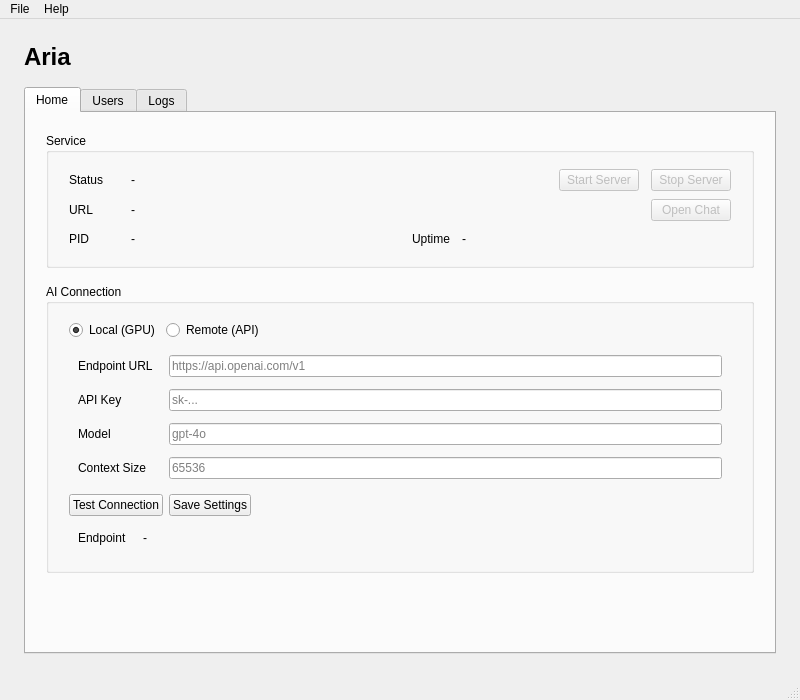
<?xml version="1.0" encoding="UTF-8"?>
<ui version="4.0">
 <class>MainWindow</class>
 <widget class="QMainWindow" name="MainWindow">
  <property name="geometry">
   <rect>
    <x>0</x>
    <y>0</y>
    <width>800</width>
    <height>700</height>
   </rect>
  </property>
  <property name="minimumSize">
   <size>
    <width>600</width>
    <height>450</height>
   </size>
  </property>
  <property name="focusPolicy">
   <enum>Qt::FocusPolicy::TabFocus</enum>
  </property>
  <property name="windowTitle">
   <string>Aria</string>
  </property>
  <property name="windowIcon">
   <iconset theme="emblem-system"/>
  </property>
  <widget class="QWidget" name="centralwidget">
   <layout class="QVBoxLayout" name="verticalLayout_main">
    <property name="spacing">
     <number>16</number>
    </property>
    <property name="leftMargin">
     <number>24</number>
    </property>
    <property name="topMargin">
     <number>24</number>
    </property>
    <property name="rightMargin">
     <number>24</number>
    </property>
    <property name="bottomMargin">
     <number>24</number>
    </property>
    <item>
     <layout class="QHBoxLayout" name="horizontalLayout_topbar">
      <item>
       <widget class="QLabel" name="label_title">
        <property name="font">
         <font>
          <pointsize>18</pointsize>
          <weight>600</weight>
         </font>
        </property>
        <property name="text">
         <string>Aria</string>
        </property>
        <property name="textFormat">
         <enum>Qt::TextFormat::PlainText</enum>
        </property>
       </widget>
      </item>
      <item>
       <spacer name="horizontalSpacer_topbar">
        <property name="orientation">
         <enum>Qt::Orientation::Horizontal</enum>
        </property>
        <property name="sizeHint" stdset="0">
         <size>
          <width>40</width>
          <height>20</height>
         </size>
        </property>
       </spacer>
      </item>
     </layout>
    </item>
    <item>
     <widget class="QTabWidget" name="tabWidget">
      <property name="tabPosition">
       <enum>QTabWidget::TabPosition::North</enum>
      </property>
      <property name="currentIndex">
       <number>0</number>
      </property>
      <widget class="QWidget" name="tab_home">
       <attribute name="title">
        <string>Home</string>
       </attribute>
       <layout class="QVBoxLayout" name="verticalLayout_home">
        <property name="spacing">
         <number>16</number>
        </property>
        <property name="leftMargin">
         <number>20</number>
        </property>
        <property name="topMargin">
         <number>20</number>
        </property>
        <property name="rightMargin">
         <number>20</number>
        </property>
        <property name="bottomMargin">
         <number>20</number>
        </property>
        <item>
          <widget class="QGroupBox" name="groupBox_Service">
           <property name="title">
            <string>Service</string>
           </property>
           <layout class="QVBoxLayout" name="verticalLayout_service">
            <property name="spacing">
             <number>8</number>
            </property>
            <property name="leftMargin">
             <number>20</number>
            </property>
            <property name="topMargin">
             <number>16</number>
            </property>
            <property name="rightMargin">
             <number>20</number>
            </property>
            <property name="bottomMargin">
             <number>16</number>
            </property>
            <item>
             <layout class="QHBoxLayout" name="horizontalLayout_statusRow">
              <property name="spacing">
               <number>12</number>
              </property>
              <item>
               <widget class="QLabel" name="label_status_lbl">
                <property name="text">
                 <string>Status</string>
                </property>
                <property name="minimumSize">
                 <size>
                  <width>50</width>
                  <height>0</height>
                 </size>
                </property>
               </widget>
              </item>
              <item>
               <widget class="QLabel" name="label_ServiceStatus">
                <property name="text">
                 <string>-</string>
                </property>
               </widget>
              </item>
              <item>
               <spacer name="horizontalSpacer_statusRow">
                <property name="orientation">
                 <enum>Qt::Orientation::Horizontal</enum>
                </property>
                <property name="sizeHint" stdset="0">
                 <size>
                  <width>40</width>
                  <height>20</height>
                 </size>
                </property>
               </spacer>
              </item>
              <item>
               <widget class="QPushButton" name="pushButton_ServiceStart">
                <property name="enabled">
                 <bool>false</bool>
                </property>
                <property name="text">
                 <string>Start Server</string>
                </property>
               </widget>
              </item>
              <item>
               <widget class="QPushButton" name="pushButton_ServiceStop">
                <property name="enabled">
                 <bool>false</bool>
                </property>
                <property name="text">
                 <string>Stop Server</string>
                </property>
               </widget>
              </item>
             </layout>
            </item>
            <item>
             <widget class="QFrame" name="frame_urlRow">
              <property name="frameShape">
               <enum>QFrame::Shape::NoFrame</enum>
              </property>
              <layout class="QHBoxLayout" name="horizontalLayout_urlRow">
               <property name="spacing">
                <number>12</number>
               </property>
               <property name="leftMargin">
                <number>0</number>
               </property>
               <property name="topMargin">
                <number>0</number>
               </property>
               <property name="rightMargin">
                <number>0</number>
               </property>
               <property name="bottomMargin">
                <number>0</number>
               </property>
               <item>
                <widget class="QLabel" name="label_url_lbl">
                 <property name="text">
                  <string>URL</string>
                 </property>
                 <property name="minimumSize">
                  <size>
                   <width>50</width>
                   <height>0</height>
                  </size>
                 </property>
                </widget>
               </item>
               <item>
                <widget class="QLabel" name="label_ServiceURL">
                 <property name="text">
                  <string>-</string>
                 </property>
                 <property name="textFormat">
                  <enum>Qt::TextFormat::RichText</enum>
                 </property>
                 <property name="openExternalLinks">
                  <bool>true</bool>
                 </property>
                </widget>
               </item>
               <item>
                <spacer name="horizontalSpacer_urlRow">
                 <property name="orientation">
                  <enum>Qt::Orientation::Horizontal</enum>
                 </property>
                 <property name="sizeHint" stdset="0">
                  <size>
                   <width>40</width>
                   <height>20</height>
                  </size>
                 </property>
                </spacer>
               </item>
               <item>
                <widget class="QPushButton" name="pushButton_ServiceOpen">
                 <property name="enabled">
                  <bool>false</bool>
                 </property>
                 <property name="text">
                  <string>Open Chat</string>
                 </property>
                </widget>
               </item>
              </layout>
             </widget>
            </item>
            <item>
             <widget class="QFrame" name="frame_detailsRow">
              <property name="frameShape">
               <enum>QFrame::Shape::NoFrame</enum>
              </property>
              <layout class="QHBoxLayout" name="horizontalLayout_detailsRow">
               <property name="spacing">
                <number>12</number>
               </property>
               <property name="leftMargin">
                <number>0</number>
               </property>
               <property name="topMargin">
                <number>0</number>
               </property>
               <property name="rightMargin">
                <number>0</number>
               </property>
               <property name="bottomMargin">
                <number>0</number>
               </property>
               <item>
                <widget class="QLabel" name="label_pid_lbl">
                 <property name="text">
                  <string>PID</string>
                 </property>
                 <property name="minimumSize">
                  <size>
                   <width>50</width>
                   <height>0</height>
                  </size>
                 </property>
                </widget>
               </item>
               <item>
                <widget class="QLabel" name="label_ServicePID">
                 <property name="text">
                  <string>-</string>
                 </property>
                </widget>
               </item>
               <item>
                <spacer name="horizontalSpacer_detailsMid">
                 <property name="orientation">
                  <enum>Qt::Orientation::Horizontal</enum>
                 </property>
                 <property name="sizeHint" stdset="0">
                  <size>
                   <width>20</width>
                   <height>20</height>
                  </size>
                 </property>
                </spacer>
               </item>
               <item>
                <widget class="QLabel" name="label_uptime_lbl">
                 <property name="text">
                  <string>Uptime</string>
                 </property>
                </widget>
               </item>
               <item>
                <widget class="QLabel" name="label_ServiceUptime">
                 <property name="text">
                  <string>-</string>
                 </property>
                </widget>
               </item>
               <item>
                <spacer name="horizontalSpacer_detailsEnd">
                 <property name="orientation">
                  <enum>Qt::Orientation::Horizontal</enum>
                 </property>
                 <property name="sizeHint" stdset="0">
                  <size>
                   <width>40</width>
                   <height>20</height>
                  </size>
                 </property>
                </spacer>
               </item>
              </layout>
             </widget>
            </item>
           </layout>
          </widget>
        </item>
        <item>
         <widget class="QGroupBox" name="groupBox_AI_Connection">
          <property name="title">
           <string>AI Connection</string>
          </property>
          <layout class="QVBoxLayout" name="verticalLayout_ai_connection">
           <property name="leftMargin">
            <number>20</number>
           </property>
           <property name="topMargin">
            <number>16</number>
           </property>
           <property name="rightMargin">
            <number>20</number>
           </property>
           <property name="bottomMargin">
            <number>16</number>
           </property>
           <item>
            <layout class="QHBoxLayout" name="horizontalLayout_connection_mode">
             <item>
              <widget class="QRadioButton" name="radioButton_LocalMode">
               <property name="text">
                <string>Local (GPU)</string>
               </property>
               <property name="checked">
                <bool>true</bool>
               </property>
              </widget>
             </item>
             <item>
              <widget class="QRadioButton" name="radioButton_RemoteMode">
               <property name="text">
                <string>Remote (API)</string>
               </property>
              </widget>
             </item>
             <item>
              <spacer name="horizontalSpacer_connection_mode">
               <property name="orientation">
                <enum>Qt::Orientation::Horizontal</enum>
               </property>
               <property name="sizeHint" stdset="0">
                <size>
                 <width>40</width>
                 <height>20</height>
                </size>
               </property>
              </spacer>
             </item>
            </layout>
           </item>
           <item>
            <widget class="QFrame" name="frame_RemoteSettings">
             <property name="visible">
              <bool>false</bool>
             </property>
             <layout class="QFormLayout" name="formLayout_remote">
              <property name="horizontalSpacing">
               <number>16</number>
              </property>
              <property name="verticalSpacing">
               <number>12</number>
              </property>
              <item row="0" column="0">
               <widget class="QLabel" name="label_EndpointUrl">
                <property name="text">
                 <string>Endpoint URL</string>
                </property>
               </widget>
              </item>
              <item row="0" column="1">
               <widget class="QLineEdit" name="lineEdit_EndpointUrl">
                <property name="placeholderText">
                 <string>https://api.openai.com/v1</string>
                </property>
               </widget>
              </item>
              <item row="1" column="0">
               <widget class="QLabel" name="label_ApiKey">
                <property name="text">
                 <string>API Key</string>
                </property>
               </widget>
              </item>
              <item row="1" column="1">
               <widget class="QLineEdit" name="lineEdit_ApiKey">
                <property name="echoMode">
                 <enum>QLineEdit::EchoMode::PasswordEchoOnEdit</enum>
                </property>
                <property name="placeholderText">
                 <string>sk-...</string>
                </property>
               </widget>
              </item>
              <item row="2" column="0">
               <widget class="QLabel" name="label_Model">
                <property name="text">
                 <string>Model</string>
                </property>
               </widget>
              </item>
              <item row="2" column="1">
               <widget class="QLineEdit" name="lineEdit_Model">
                <property name="placeholderText">
                 <string>gpt-4o</string>
                </property>
               </widget>
              </item>
              <item row="3" column="0">
               <widget class="QLabel" name="label_ContextSize">
                <property name="text">
                 <string>Context Size</string>
                </property>
               </widget>
              </item>
              <item row="3" column="1">
               <widget class="QLineEdit" name="lineEdit_ContextSize">
                <property name="placeholderText">
                 <string>65536</string>
                </property>
               </widget>
              </item>
             </layout>
            </widget>
           </item>
           <item>
            <layout class="QHBoxLayout" name="horizontalLayout_connection_test">
             <item>
              <widget class="QPushButton" name="pushButton_TestConnection">
               <property name="text">
                <string>Test Connection</string>
               </property>
              </widget>
             </item>
             <item>
              <widget class="QPushButton" name="pushButton_SaveSettings">
               <property name="text">
                <string>Save Settings</string>
               </property>
              </widget>
             </item>
             <item>
              <widget class="QLabel" name="label_ConnectionStatus">
               <property name="text">
                <string></string>
               </property>
              </widget>
             </item>
             <item>
              <spacer name="horizontalSpacer_connection_status">
               <property name="orientation">
                <enum>Qt::Orientation::Horizontal</enum>
               </property>
               <property name="sizeHint" stdset="0">
                <size>
                 <width>40</width>
                 <height>20</height>
                </size>
               </property>
              </spacer>
             </item>
            </layout>
           </item>
           <item>
            <widget class="QFrame" name="frame_LocalStatus">
             <layout class="QFormLayout" name="formLayout_local_status">
              <property name="horizontalSpacing">
               <number>16</number>
              </property>
              <property name="verticalSpacing">
               <number>12</number>
              </property>
              <item row="0" column="0">
               <widget class="QLabel" name="label_LocalEndpoint">
                <property name="text">
                 <string>Endpoint</string>
                </property>
               </widget>
              </item>
              <item row="0" column="1">
               <widget class="QLabel" name="label_LocalEndpointValue">
                <property name="text">
                 <string>-</string>
                </property>
               </widget>
              </item>
             </layout>
            </widget>
           </item>
          </layout>
         </widget>
        </item>
        <item>
         <spacer name="verticalSpacer_home">
          <property name="orientation">
           <enum>Qt::Orientation::Vertical</enum>
          </property>
          <property name="sizeHint" stdset="0">
           <size>
            <width>20</width>
            <height>40</height>
           </size>
          </property>
         </spacer>
        </item>
       </layout>
      </widget>
      <widget class="QWidget" name="tab_users">
       <attribute name="title">
        <string>Users</string>
       </attribute>
       <layout class="QHBoxLayout" name="horizontalLayout_users">
        <property name="spacing">
         <number>20</number>
        </property>
        <property name="leftMargin">
         <number>20</number>
        </property>
        <property name="topMargin">
         <number>20</number>
        </property>
        <property name="rightMargin">
         <number>20</number>
        </property>
        <property name="bottomMargin">
         <number>20</number>
        </property>
        <item>
         <widget class="QGroupBox" name="groupBox_CreateUser">
          <property name="title">
           <string>New User</string>
          </property>
          <layout class="QFormLayout" name="formLayout_createUser">
           <property name="horizontalSpacing">
            <number>16</number>
           </property>
           <property name="verticalSpacing">
            <number>12</number>
           </property>
           <property name="leftMargin">
            <number>20</number>
           </property>
           <property name="topMargin">
            <number>16</number>
           </property>
           <property name="rightMargin">
            <number>20</number>
           </property>
           <property name="bottomMargin">
            <number>16</number>
           </property>
           <item row="0" column="0">
            <widget class="QLabel" name="label_user_name_lbl">
             <property name="text">
              <string>Name</string>
             </property>
            </widget>
           </item>
           <item row="0" column="1">
            <widget class="QLineEdit" name="lineEdit_UserName">
             <property name="placeholderText">
              <string>Full name</string>
             </property>
            </widget>
           </item>
           <item row="1" column="0">
            <widget class="QLabel" name="label_user_email_lbl">
             <property name="text">
              <string>Email</string>
             </property>
            </widget>
           </item>
           <item row="1" column="1">
            <widget class="QLineEdit" name="lineEdit_UserEmail">
             <property name="placeholderText">
              <string>user@example.com</string>
             </property>
            </widget>
           </item>
           <item row="2" column="0">
            <widget class="QLabel" name="label_user_password_lbl">
             <property name="text">
              <string>Password</string>
             </property>
            </widget>
           </item>
           <item row="2" column="1">
            <widget class="QLineEdit" name="lineEdit_UserPassword">
             <property name="maxLength">
              <number>48</number>
             </property>
             <property name="echoMode">
              <enum>QLineEdit::EchoMode::PasswordEchoOnEdit</enum>
             </property>
             <property name="placeholderText">
              <string>Min. 6 characters</string>
             </property>
            </widget>
           </item>
           <item row="3" column="0">
            <widget class="QLabel" name="label_user_confirm_password_lbl">
             <property name="text">
              <string>Confirm Password</string>
             </property>
            </widget>
           </item>
           <item row="3" column="1">
            <widget class="QLineEdit" name="lineEdit_UserConfirmPassword">
             <property name="maxLength">
              <number>48</number>
             </property>
             <property name="echoMode">
              <enum>QLineEdit::EchoMode::PasswordEchoOnEdit</enum>
             </property>
             <property name="placeholderText">
              <string>Re-enter password</string>
             </property>
            </widget>
           </item>
           <item row="4" column="1">
            <widget class="QLabel" name="label_PasswordStrength">
             <property name="text">
              <string></string>
             </property>
            </widget>
           </item>
           <item row="5" column="1">
            <layout class="QHBoxLayout" name="horizontalLayout_createBtn">
             <item>
              <widget class="QPushButton" name="pushButton_CreateUser">
               <property name="enabled">
                <bool>false</bool>
               </property>
               <property name="text">
                <string>Add User</string>
               </property>
               <property name="sizePolicy">
                <sizepolicy hsizetype="Fixed" vsizetype="Fixed">
                 <horstretch>0</horstretch>
                 <verstretch>0</verstretch>
                </sizepolicy>
               </property>
              </widget>
             </item>
             <item>
              <spacer name="horizontalSpacer_createBtn">
               <property name="orientation">
                <enum>Qt::Orientation::Horizontal</enum>
               </property>
               <property name="sizeHint" stdset="0">
                <size>
                 <width>40</width>
                 <height>20</height>
                </size>
               </property>
              </spacer>
             </item>
            </layout>
           </item>
          </layout>
         </widget>
        </item>
        <item>
         <widget class="QGroupBox" name="groupBox_CurrentUsers">
          <property name="title">
           <string>Current Users</string>
          </property>
          <layout class="QVBoxLayout" name="verticalLayout_userList">
           <property name="leftMargin">
            <number>20</number>
           </property>
           <property name="topMargin">
            <number>16</number>
           </property>
           <property name="rightMargin">
            <number>20</number>
           </property>
           <property name="bottomMargin">
            <number>16</number>
           </property>
           <item>
            <widget class="QListWidget" name="listWidget_CurrentUsers"/>
           </item>
           <item>
            <layout class="QHBoxLayout" name="horizontalLayout_userButtons">
             <item>
              <spacer name="horizontalSpacer_userBtns">
               <property name="orientation">
                <enum>Qt::Orientation::Horizontal</enum>
               </property>
               <property name="sizeHint" stdset="0">
                <size>
                 <width>40</width>
                 <height>20</height>
                </size>
               </property>
              </spacer>
             </item>
             <item>
              <widget class="QPushButton" name="pushButton_EditUser">
               <property name="enabled">
                <bool>false</bool>
               </property>
               <property name="text">
                <string>Edit</string>
               </property>
              </widget>
             </item>
             <item>
              <widget class="QPushButton" name="pushButton_DeleteUser">
               <property name="enabled">
                <bool>false</bool>
               </property>
               <property name="text">
                <string>Remove</string>
               </property>
              </widget>
             </item>
            </layout>
           </item>
          </layout>
         </widget>
        </item>
       </layout>
      </widget>
      <widget class="QWidget" name="tab_logs">
       <attribute name="title">
        <string>Logs</string>
       </attribute>
       <layout class="QVBoxLayout" name="verticalLayout_logs">
        <property name="spacing">
         <number>16</number>
        </property>
        <property name="leftMargin">
         <number>20</number>
        </property>
        <property name="topMargin">
         <number>20</number>
        </property>
        <property name="rightMargin">
         <number>20</number>
        </property>
        <property name="bottomMargin">
         <number>20</number>
        </property>
        <item>
         <layout class="QHBoxLayout" name="horizontalLayout_logFilter">
          <item>
           <widget class="QLineEdit" name="lineEdit_LogSearch">
            <property name="placeholderText">
             <string>Search logs…</string>
            </property>
            <property name="clearButtonEnabled">
             <bool>true</bool>
            </property>
           </widget>
          </item>
          <item>
           <widget class="QComboBox" name="comboBox_LogFilter">
            <property name="minimumContentsLength">
             <number>8</number>
            </property>
            <item>
             <property name="text">
              <string>All</string>
             </property>
            </item>
            <item>
             <property name="text">
              <string>ERROR</string>
             </property>
            </item>
            <item>
             <property name="text">
              <string>WARNING</string>
             </property>
            </item>
            <item>
             <property name="text">
              <string>INFO</string>
             </property>
            </item>
           </widget>
          </item>
         </layout>
        </item>
        <item>
         <widget class="QTextEdit" name="textEdit_Logs">
          <property name="lineWrapMode">
           <enum>QTextEdit::LineWrapMode::WidgetWidth</enum>
          </property>
          <property name="readOnly">
           <bool>true</bool>
          </property>
         </widget>
        </item>
        <item>
         <layout class="QHBoxLayout" name="horizontalLayout_logsToolbar">
          <item>
           <widget class="QPushButton" name="pushButton_AutoRefresh">
            <property name="text">
             <string>Pause</string>
            </property>
           </widget>
          </item>
          <item>
           <spacer name="horizontalSpacer_logsToolbar">
            <property name="orientation">
             <enum>Qt::Orientation::Horizontal</enum>
            </property>
            <property name="sizeHint" stdset="0">
             <size>
              <width>40</width>
              <height>20</height>
             </size>
            </property>
           </spacer>
          </item>
          <item>
           <widget class="QPushButton" name="pushButton_RefreshLogs">
            <property name="text">
             <string>Refresh</string>
            </property>
           </widget>
          </item>
         </layout>
        </item>
       </layout>
      </widget>
     </widget>
    </item>
   </layout>
  </widget>
  <widget class="QMenuBar" name="menuBar">
   <property name="geometry">
    <rect>
     <x>0</x>
     <y>0</y>
     <width>800</width>
     <height>30</height>
    </rect>
   </property>
   <widget class="QMenu" name="menuApplication">
    <property name="title">
     <string>File</string>
    </property>
    <addaction name="actionQuit"/>
   </widget>
   <widget class="QMenu" name="menuHelp">
    <property name="title">
     <string>Help</string>
    </property>
    <addaction name="actionAbout"/>
   </widget>
   <addaction name="menuApplication"/>
   <addaction name="menuHelp"/>
  </widget>
  <widget class="QStatusBar" name="statusBar"/>
  <action name="actionAbout">
   <property name="icon">
    <iconset theme="help-about"/>
   </property>
   <property name="text">
    <string>About</string>
   </property>
   <property name="menuRole">
    <enum>QAction::MenuRole::AboutRole</enum>
   </property>
  </action>
  <action name="actionQuit">
   <property name="icon">
    <iconset theme="application-exit"/>
   </property>
   <property name="text">
    <string>Quit</string>
   </property>
   <property name="shortcut">
    <string>Ctrl+Q</string>
   </property>
   <property name="menuRole">
    <enum>QAction::MenuRole::QuitRole</enum>
   </property>
  </action>
 </widget>
 <resources/>
 <connections/>
</ui>
